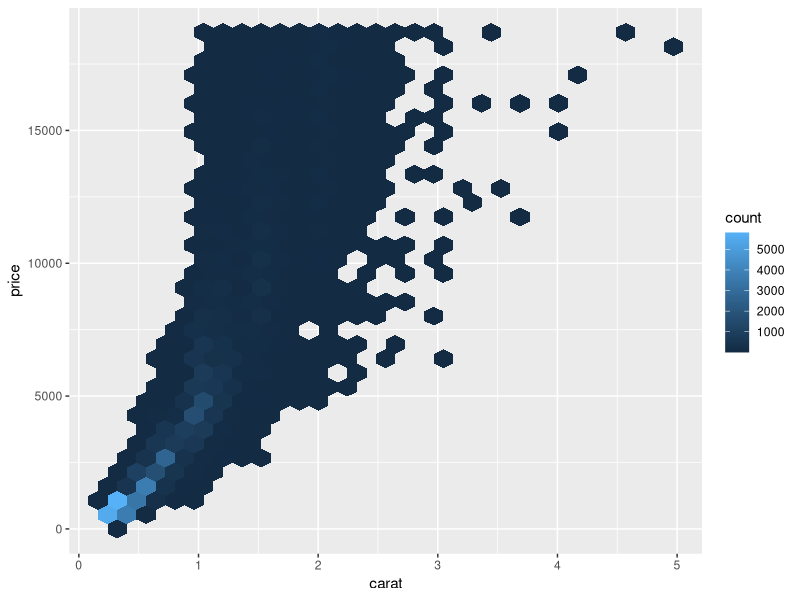

This figure's R source:
# RStudio > preferences > general > uncheck Restore .Rdata into workspace at startup; Save workspace to .RData on exit: Never

# Cmd/Ctrl + Shift + F10 Restart R
# Cmd/Ctrl + Shift + S rerun script

getwd()
# setwd("/path/to/my/CoolProject")

# Mac and Linux uses slashes (e.g. plots/diamonds.pdf) and Windows uses backslashes (e.g. plots\diamonds.pdf)

# Absolute paths: In Windows they start with a drive letter (e.g. C:) or two backslashes (e.g. \\servername) and in Mac/Linux they start with a slash “/” (e.g. /users/hadley)

# ~ to home dir

library(tidyverse)

ggplot(diamonds, aes(carat, price)) + 
  geom_hex()
# ggsave("diamonds.pdf")
# 
# write_csv(diamonds, "diamonds.csv")

#  notice the .Rproj file